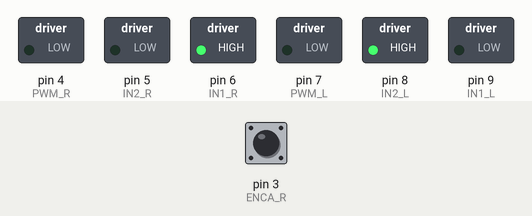
Recording of a sketch running on a simulated Arduino Uno, built with avr-gcc and run on an emulated ATmega328P. Parts: switched loads named in the sketch (green lamp = pin HIGH). The test bench sets the inputs (shaded band); at power-on: pin 3 (ENCA_R) HIGH. The ROS host is connected and sends only what is stated.

Above: at 0.1 s.
Timing chart, 0 to 1.6 s (numbered marks = the images above):
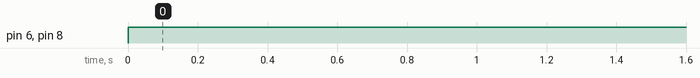

Measured:
- by itself, pin 6 (IN1_R), pin 8 (IN2_L): LOW → HIGH at 0.00 s

The sketch:

dcMotorControl.ino
```cpp
#include "motorControl.h"

// ROS Config
#include <ros.h>
#include <std_msgs/Float32MultiArray.h>

ros::NodeHandle nh;

int safePosL = 0;
int safePosR = 0;
int posLLocal = 0;
int posRLocal = 0;

int leftDir = 1;
int rightDir = 1;

MotorControl leftM, rightM;

// Kinematics
#define PI 3.14159265359

double px = 100;
double py = 100;
double L1_start = 140; // Length of left string mm
double L2_start = 2960 - 140; // Length of right string mm
double L1 = 0;
double L2 = 0;
const double c = 2960; // Length of top aluminium bar mm
const double r = 20; // Radius of wire wheel in mm
const double circumference = 2*PI*r; // Circumference of string wheel mm (2*pi*r)
const double encoderCountsPerRev = 330;
const double resolution = circumference/encoderCountsPerRev;

bool jobDone = false;

void messageCb( const std_msgs::Float32MultiArray& ps4Buttons){
  if(ps4Buttons.data[5] > 0.5)
  {
    digitalWrite(13, HIGH);
  }else
  {
    digitalWrite(13, LOW);
  }

  if(ps4Buttons.data[0] < 0.0)
  {
    px++;
  }else if(ps4Buttons.data[0] > 0.0)
  {
    px--;
  }else if(ps4Buttons.data[1] < 0.0)
  {
    py++;
  }else if(ps4Buttons.data[1] > 0.0)
  {
    py--;
  }
}

ros::Subscriber<std_msgs::Float32MultiArray> sub("/ps4data", &messageCb);

void setup() {
  //Serial.begin(9600);
  nh.initNode();
  nh.subscribe(sub);
}


void loop() {
  nh.spinOnce();

  L1 = sqrt(px*px+py*py) - L1_start;
  L2 = sqrt((c-px)*(c-px)+py*py) - L2_start;

  leftM.pid(int(round(L1/resolution)), 0, LEFT);
  rightM.pid(0, -int(round(L2/resolution)), RIGHT);

  //teleport();
  //down();
  //up();
  //getEncoderVals();
}

void receiveROSmessages()
{

}

void up()
{
  leftM.pid(-int(round(L1/resolution)), 0, LEFT);
  rightM.pid(0, -int(round(L2/resolution)), RIGHT);
}

void down()
{
  leftM.pid(int(round(L1/resolution)), 0, LEFT);
  rightM.pid(0, int(round(L2/resolution)), RIGHT);
}

void setMotor(int dir, int pwmVal, int pwm, int in1, int in2){
  analogWrite(pwm,pwmVal);
  if(dir == 1){
    digitalWrite(in1,HIGH);
    digitalWrite(in2,LOW);
  }
  else if(dir == -1){
    digitalWrite(in1,LOW);
    digitalWrite(in2,HIGH);
  }
  else{
    digitalWrite(in1,LOW);
    digitalWrite(in2,LOW);
  }
}

void getEncoderVals()
{
  noInterrupts(); // disable interrupts temporarily while reading
  safePosL = posLLocal;
  safePosR = posRLocal;
  interrupts(); // turn interrupts back on
  Serial.print("safePosL = ");
  Serial.print(safePosL);
  Serial.print(" ");
  Serial.print("safePosR = ");
  Serial.println(safePosR);
}

void teleport()
{
  unsigned long startTime = millis();
  int runtime = 200;
  if (Serial.available() > 0) {
    int inData = Serial.read();
    if (inData == 'j')
    {
      while (startTime + runtime > millis() )
      {
        setMotor(1, 150, PWM_L, IN1_L, IN2_L);
      }
      setMotor(1, 0, PWM_L, IN1_L, IN2_L);

    }else if(inData == 'n')
    {
       while (startTime + runtime > millis() )
      {
        setMotor(-1, 150, PWM_L, IN1_L, IN2_L);
      }
      setMotor(-1, 0, PWM_L, IN1_L, IN2_L);
    }else if(inData == 'k')
    {
       while (startTime + runtime > millis() )
      {
        setMotor(1, 150, PWM_R, IN1_R, IN2_R);
      }
      setMotor(1, 0, PWM_R, IN1_R, IN2_R);
    }else if(inData == 'm')
    {
       while (startTime + runtime > millis() )
      {
        setMotor(-1, 150, PWM_R, IN1_R, IN2_R);
      }
      setMotor(-1, 0, PWM_R, IN1_R, IN2_R);
    }
  }
}
```

motorControl.cpp
```cpp
#include "motorControl.h"
#include "Arduino.h"

static volatile int posL = 0;// volatile: https://www.arduino.cc/reference/en/language/variables/variable-scope-qualifiers/volatile/
static volatile int posR = 0;

MotorControl::MotorControl()
{
    // Left encoder setup
    pinMode(ENCA_L,INPUT);
    pinMode(ENCB_L,INPUT);
    attachInterrupt(digitalPinToInterrupt(ENCA_L),encoder_ISR_L,RISING);

    // Right encoder setup
    pinMode(ENCA_R,INPUT);
    pinMode(ENCB_R,INPUT);
    attachInterrupt(digitalPinToInterrupt(ENCA_R),encoder_ISR_R,RISING);

    // Left motor controller setup
    pinMode(PWM_L,OUTPUT);
    pinMode(IN1_L,OUTPUT);
    pinMode(IN2_L,OUTPUT);

    // Right motor controller setup
    pinMode(PWM_R,OUTPUT);
    pinMode(IN1_R,OUTPUT);
    pinMode(IN2_R,OUTPUT);
}

MotorControl::~MotorControl()
{
}

void MotorControl::pid(float setpointL, float setpointR, motor motorSide)
{
    // Time calculation
    unsigned long t = micros();
    float dt = (t - t_prev)/(1.0e6); // Convert to s
    t_prev = t;

    // Read the position
    int safePosL = 0;
    int safePosR = 0;
    noInterrupts(); // disable interrupts temporarily while reading
    safePosL = posL;
    safePosR = posR;
    interrupts(); // turn interrupts back on

    if (motorSide == LEFT)
    {
        // error
        int e = safePosL - setpointL;

        // derivative
        float dedt = (e-eprev)/(dt);

        // integral
        eintegral = eintegral + e*dt;

        // control signal
        float u = kp_L*e + ki_L*eintegral + kd_L*dedt;

        // motor power
        float pwr = fabs(u);
        if( pwr > 100 ){
        pwr = 100;
        }

        // motor direction
        int dir = 1;
        if(u<0){
        dir = -1;
        }

        // signal the motor
        runMotor(dir,pwr,PWM_L,IN1_L,IN2_L);

        // store previous error
        eprev = e;


    }else if (motorSide == RIGHT)
    {
        // error
        int e = safePosR - setpointR;

        // derivative
        float dedt = (e-eprev)/(dt);

        // integral
        eintegral = eintegral + e*dt;

        // control signal
        float u = kp_R*e + ki_R*eintegral + kd_R*dedt;

        // motor power
        float pwr = fabs(u);
        if( pwr > 100 ){
        pwr = 100;
        }

        // motor direction
        int dir = 1;
        if(u<0){
        dir = -1;
        }

        // signal the motor
        runMotor(dir,pwr,PWM_R,IN1_R,IN2_R);

        // store previous error
        eprev = e;

        Serial.print(setpointR);
        Serial.print(" ");
        Serial.print(safePosR);
        Serial.println();
    }


}

void MotorControl::runMotor(int dir, int pwmVal, int pwmPin, int in1, int in2)
{
    // Set the direction of the motor
    if(dir == 1){
    digitalWrite(in1, HIGH);
    digitalWrite(in2, LOW);
    }
    else if(dir == -1){
    digitalWrite(in1, LOW);
    digitalWrite(in2, HIGH);
    }
    else{
    digitalWrite(in1, LOW);
    digitalWrite(in2, LOW);
    }

    // Output PWM signal to motor driver
    analogWrite(pwmPin, pwmVal);
}


void MotorControl::encoder_ISR_L(){
  int encL = digitalRead(ENCB_L);
  if(encL > 0){
    posL++;
  }
  else{
    posL--;
  }
}

void MotorControl::encoder_ISR_R(){
  int encR = digitalRead(ENCB_R);
  if(encR > 0){
    posR++;
  }
  else{
    posR--;
  }
}
```

motorControl.h
```cpp
// Left encoder pins
#define ENCA_L 19
#define ENCB_L 18

// Right encoder pins
#define ENCA_R 3
#define ENCB_R 2

// Left motor pins
#define PWM_L 7
#define IN2_L 8
#define IN1_L 9

// Right motor pins
#define PWM_R 4
#define IN2_R 5
#define IN1_R 6

enum motor {LEFT, RIGHT};

class MotorControl
{
private:

public:
    MotorControl();
    ~MotorControl();

    void pid(float setpointL, float setpointR, motor motorSide);
    static void encoder_ISR_L();
    static void encoder_ISR_R();
    void runMotor(int dir, int pwmVal, int pwmPin, int in1, int in2);

    // PID parameters
    float kp_L = 1;
    float ki_L = 0.1;
    float kd_L = 0;

    float kp_R = 0.37;
    float ki_R = 0;
    float kd_R = 0;

    long t_prev = 0;
    float eprev = 0;
    float eintegral = 0;
};
```
